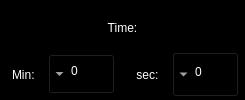
           <widget class="QFrame" name="frame_5">
            <property name="styleSheet">
             <string notr="true">background-color: #000000;
border-right: 0;</string>
            </property>
            <property name="frameShape">
             <enum>QFrame::StyledPanel</enum>
            </property>
            <property name="frameShadow">
             <enum>QFrame::Raised</enum>
            </property>
            <layout class="QVBoxLayout" name="verticalLayout_5">
             <property name="spacing">
              <number>0</number>
             </property>
             <property name="leftMargin">
              <number>0</number>
             </property>
             <property name="topMargin">
              <number>0</number>
             </property>
             <property name="rightMargin">
              <number>0</number>
             </property>
             <property name="bottomMargin">
              <number>0</number>
             </property>
             <item>
              <widget class="QFrame" name="frame_14">
               <property name="styleSheet">
                <string notr="true">background-color:#000000;</string>
               </property>
               <property name="frameShape">
                <enum>QFrame::StyledPanel</enum>
               </property>
               <property name="frameShadow">
                <enum>QFrame::Raised</enum>
               </property>
               <layout class="QVBoxLayout" name="verticalLayout_6">
                <property name="spacing">
                 <number>0</number>
                </property>
                <property name="leftMargin">
                 <number>0</number>
                </property>
                <property name="topMargin">
                 <number>5</number>
                </property>
                <property name="rightMargin">
                 <number>0</number>
                </property>
                <property name="bottomMargin">
                 <number>0</number>
                </property>
                <item>
                 <widget class="QLabel" name="lblTimeFight">
                  <property name="styleSheet">
                   <string notr="true">font: 87 14pt &quot;Arial Black&quot;;
color: rgb(255, 255, 255);</string>
                  </property>
                  <property name="text">
                   <string>Time:</string>
                  </property>
                  <property name="alignment">
                   <set>Qt::AlignCenter</set>
                  </property>
                 </widget>
                </item>
               </layout>
              </widget>
             </item>
             <item>
              <widget class="QFrame" name="frame_15">
               <property name="maximumSize">
                <size>
                 <width>16777215</width>
                 <height>60</height>
                </size>
               </property>
               <property name="styleSheet">
                <string notr="true">background-color:#000000;</string>
               </property>
               <property name="frameShape">
                <enum>QFrame::StyledPanel</enum>
               </property>
               <property name="frameShadow">
                <enum>QFrame::Raised</enum>
               </property>
               <layout class="QHBoxLayout" name="horizontalLayout_4">
                <property name="spacing">
                 <number>10</number>
                </property>
                <property name="leftMargin">
                 <number>0</number>
                </property>
                <property name="topMargin">
                 <number>0</number>
                </property>
                <property name="rightMargin">
                 <number>0</number>
                </property>
                <property name="bottomMargin">
                 <number>0</number>
                </property>
                <item>
                 <widget class="QFrame" name="frame_16">
                  <property name="styleSheet">
                   <string notr="true">background-color:#000000;</string>
                  </property>
                  <property name="frameShape">
                   <enum>QFrame::StyledPanel</enum>
                  </property>
                  <property name="frameShadow">
                   <enum>QFrame::Raised</enum>
                  </property>
                  <layout class="QHBoxLayout" name="horizontalLayout_6">
                   <property name="spacing">
                    <number>10</number>
                   </property>
                   <property name="leftMargin">
                    <number>9</number>
                   </property>
                   <property name="topMargin">
                    <number>0</number>
                   </property>
                   <property name="rightMargin">
                    <number>0</number>
                   </property>
                   <property name="bottomMargin">
                    <number>0</number>
                   </property>
                   <item>
                    <widget class="QLabel" name="lblFightMinutes">
                     <property name="styleSheet">
                      <string notr="true">font: 87 10pt &quot;Arial Black&quot;;
color: rgb(255, 255, 255);
border: 0;
</string>
                     </property>
                     <property name="text">
                      <string>Min: </string>
                     </property>
                     <property name="buddy">
                      <cstring>comboFightMinutes</cstring>
                     </property>
                    </widget>
                   </item>
                   <item>
                    <widget class="QComboBox" name="comboFightMinutes">
                     <property name="minimumSize">
                      <size>
                       <width>67</width>
                       <height>40</height>
                      </size>
                     </property>
                     <property name="cursor">
                      <cursorShape>PointingHandCursor</cursorShape>
                     </property>
                     <property name="mouseTracking">
                      <bool>true</bool>
                     </property>
                     <property name="tabletTracking">
                      <bool>true</bool>
                     </property>
                     <property name="layoutDirection">
                      <enum>Qt::RightToLeft</enum>
                     </property>
                     <property name="styleSheet">
                      <string notr="true">padding: 5px 6px 11px;
color: white;
font: 16pt &quot;Arial&quot;;</string>
                     </property>
                     <item>
                      <property name="text">
                       <string>0</string>
                      </property>
                     </item>
                     <item>
                      <property name="text">
                       <string>1</string>
                      </property>
                     </item>
                     <item>
                      <property name="text">
                       <string>2</string>
                      </property>
                     </item>
                     <item>
                      <property name="text">
                       <string>3</string>
                      </property>
                     </item>
                     <item>
                      <property name="text">
                       <string>4</string>
                      </property>
                     </item>
                     <item>
                      <property name="text">
                       <string>5</string>
                      </property>
                     </item>
                     <item>
                      <property name="text">
                       <string>6</string>
                      </property>
                     </item>
                     <item>
                      <property name="text">
                       <string>7</string>
                      </property>
                     </item>
                     <item>
                      <property name="text">
                       <string>8</string>
                      </property>
                     </item>
                     <item>
                      <property name="text">
                       <string>9</string>
                      </property>
                     </item>
                     <item>
                      <property name="text">
                       <string>10</string>
                      </property>
                     </item>
                     <item>
                      <property name="text">
                       <string>11</string>
                      </property>
                     </item>
                     <item>
                      <property name="text">
                       <string>12</string>
                      </property>
                     </item>
                     <item>
                      <property name="text">
                       <string>13</string>
                      </property>
                     </item>
                     <item>
                      <property name="text">
                       <string>14</string>
                      </property>
                     </item>
                     <item>
                      <property name="text">
                       <string>15</string>
                      </property>
                     </item>
                     <item>
                      <property name="text">
                       <string>16</string>
                      </property>
                     </item>
                     <item>
                      <property name="text">
                       <string>17</string>
                      </property>
                     </item>
                     <item>
                      <property name="text">
                       <string>18</string>
                      </property>
                     </item>
                     <item>
                      <property name="text">
                       <string>19</string>
                      </property>
                     </item>
                     <item>
                      <property name="text">
                       <string>20</string>
                      </property>
                     </item>
                     <item>
                      <property name="text">
                       <string>21</string>
                      </property>
                     </item>
                     <item>
                      <property name="text">
                       <string>22</string>
                      </property>
                     </item>
                     <item>
                      <property name="text">
                       <string>23</string>
                      </property>
                     </item>
                     <item>
                      <property name="text">
                       <string>24</string>
                      </property>
                     </item>
                     <item>
                      <property name="text">
                       <string>25</string>
                      </property>
                     </item>
                     <item>
                      <property name="text">
                       <string>26</string>
                      </property>
                     </item>
                     <item>
                      <property name="text">
                       <string>27</string>
                      </property>
                     </item>
                     <item>
                      <property name="text">
                       <string>28</string>
                      </property>
                     </item>
                     <item>
                      <property name="text">
                       <string>29</string>
                      </property>
                     </item>
                     <item>
                      <property name="text">
                       <string>30</string>
                      </property>
                     </item>
                     <item>
                      <property name="text">
                       <string>31</string>
                      </property>
                     </item>
                     <item>
                      <property name="text">
                       <string>32</string>
                      </property>
                     </item>
                     <item>
                      <property name="text">
                       <string>33</string>
                      </property>
                     </item>
                     <item>
                      <property name="text">
                       <string>34</string>
                      </property>
                     </item>
                     <item>
                      <property name="text">
                       <string>35</string>
                      </property>
                     </item>
                     <item>
                      <property name="text">
                       <string>36</string>
                      </property>
                     </item>
                     <item>
                      <property name="text">
                       <string>37</string>
                      </property>
                     </item>
                     <item>
                      <property name="text">
                       <string>38</string>
                      </property>
                     </item>
                     <item>
                      <property name="text">
                       <string>39</string>
                      </property>
                     </item>
                     <item>
                      <property name="text">
                       <string>40</string>
                      </property>
                     </item>
                     <item>
                      <property name="text">
                       <string>41</string>
                      </property>
                     </item>
                     <item>
                      <property name="text">
                       <string>42</string>
                      </property>
                     </item>
                     <item>
                      <property name="text">
                       <string>43</string>
                      </property>
                     </item>
                     <item>
                      <property name="text">
                       <string>44</string>
                      </property>
                     </item>
                     <item>
                      <property name="text">
                       <string>45</string>
                      </property>
                     </item>
                     <item>
                      <property name="text">
                       <string>46</string>
                      </property>
                     </item>
                     <item>
                      <property name="text">
                       <string>47</string>
                      </property>
                     </item>
                     <item>
                      <property name="text">
                       <string>48</string>
                      </property>
                     </item>
                     <item>
                      <property name="text">
                       <string>49</string>
                      </property>
                     </item>
                     <item>
                      <property name="text">
                       <string>50</string>
                      </property>
                     </item>
                     <item>
                      <property name="text">
                       <string>51</string>
                      </property>
                     </item>
                     <item>
                      <property name="text">
                       <string>52</string>
                      </property>
                     </item>
                     <item>
                      <property name="text">
                       <string>53</string>
                      </property>
                     </item>
                     <item>
                      <property name="text">
                       <string>54</string>
                      </property>
                     </item>
                     <item>
                      <property name="text">
                       <string>55</string>
                      </property>
                     </item>
                     <item>
                      <property name="text">
                       <string>56</string>
                      </property>
                     </item>
                     <item>
                      <property name="text">
                       <string>57</string>
                      </property>
                     </item>
                     <item>
                      <property name="text">
                       <string>58</string>
                      </property>
                     </item>
                     <item>
                      <property name="text">
                       <string>59</string>
                      </property>
                     </item>
                    </widget>
                   </item>
                  </layout>
                 </widget>
                </item>
                <item>
                 <widget class="QFrame" name="frame_17">
                  <property name="styleSheet">
                   <string notr="true">background-color:#000000;</string>
                  </property>
                  <property name="frameShape">
                   <enum>QFrame::StyledPanel</enum>
                  </property>
                  <property name="frameShadow">
                   <enum>QFrame::Raised</enum>
                  </property>
                  <layout class="QHBoxLayout" name="horizontalLayout_5">
                   <property name="spacing">
                    <number>10</number>
                   </property>
                   <property name="leftMargin">
                    <number>9</number>
                   </property>
                   <property name="topMargin">
                    <number>0</number>
                   </property>
                   <property name="rightMargin">
                    <number>3</number>
                   </property>
                   <property name="bottomMargin">
                    <number>0</number>
                   </property>
                   <item>
                    <widget class="QLabel" name="lblFightSecond">
                     <property name="tabletTracking">
                      <bool>false</bool>
                     </property>
                     <property name="styleSheet">
                      <string notr="true">font: 87 10pt &quot;Arial Black&quot;;
color: rgb(255, 255, 255);
border: 0;
</string>
                     </property>
                     <property name="text">
                      <string>sec: </string>
                     </property>
                     <property name="alignment">
                      <set>Qt::AlignCenter</set>
                     </property>
                     <property name="buddy">
                      <cstring>comboFightSecond</cstring>
                     </property>
                    </widget>
                   </item>
                   <item>
                    <widget class="QComboBox" name="comboFightSecond">
                     <property name="sizePolicy">
                      <sizepolicy hsizetype="Preferred" vsizetype="Fixed">
                       <horstretch>0</horstretch>
                       <verstretch>0</verstretch>
                      </sizepolicy>
                     </property>
                     <property name="minimumSize">
                      <size>
                       <width>67</width>
                       <height>40</height>
                      </size>
                     </property>
                     <property name="maximumSize">
                      <size>
                       <width>16777215</width>
                       <height>45</height>
                      </size>
                     </property>
                     <property name="cursor">
                      <cursorShape>PointingHandCursor</cursorShape>
                     </property>
                     <property name="mouseTracking">
                      <bool>true</bool>
                     </property>
                     <property name="tabletTracking">
                      <bool>true</bool>
                     </property>
                     <property name="layoutDirection">
                      <enum>Qt::RightToLeft</enum>
                     </property>
                     <property name="styleSheet">
                      <string notr="true">padding: 5px 6px 11px;
color: white;
font: 16pt &quot;Arial&quot;;</string>
                     </property>
                     <property name="currentIndex">
                      <number>0</number>
                     </property>
                     <property name="iconSize">
                      <size>
                       <width>16</width>
                       <height>16</height>
                      </size>
                     </property>
                     <property name="duplicatesEnabled">
                      <bool>false</bool>
                     </property>
                     <property name="frame">
                      <bool>true</bool>
                     </property>
                     <property name="modelColumn">
                      <number>0</number>
                     </property>
                     <item>
                      <property name="text">
                       <string>0</string>
                      </property>
                     </item>
                     <item>
                      <property name="text">
                       <string>1</string>
                      </property>
                     </item>
                     <item>
                      <property name="text">
                       <string>2</string>
                      </property>
                     </item>
                     <item>
                      <property name="text">
                       <string>3</string>
                      </property>
                     </item>
                     <item>
                      <property name="text">
                       <string>4</string>
                      </property>
                     </item>
                     <item>
                      <property name="text">
                       <string>5</string>
                      </property>
                     </item>
                     <item>
                      <property name="text">
                       <string>6</string>
                      </property>
                     </item>
                     <item>
                      <property name="text">
                       <string>7</string>
                      </property>
                     </item>
                     <item>
                      <property name="text">
                       <string>8</string>
                      </property>
                     </item>
                     <item>
                      <property name="text">
                       <string>9</string>
                      </property>
                     </item>
                     <item>
                      <property name="text">
                       <string>10</string>
                      </property>
                     </item>
                     <item>
                      <property name="text">
                       <string>11</string>
                      </property>
                     </item>
                     <item>
                      <property name="text">
                       <string>12</string>
                      </property>
                     </item>
                     <item>
                      <property name="text">
                       <string>13</string>
                      </property>
                     </item>
                     <item>
                      <property name="text">
                       <string>14</string>
                      </property>
                     </item>
                     <item>
                      <property name="text">
                       <string>15</string>
                      </property>
                     </item>
                     <item>
                      <property name="text">
                       <string>16</string>
                      </property>
                     </item>
                     <item>
                      <property name="text">
                       <string>17</string>
                      </property>
                     </item>
                     <item>
                      <property name="text">
                       <string>18</string>
                      </property>
                     </item>
                     <item>
                      <property name="text">
                       <string>19</string>
                      </property>
                     </item>
                     <item>
                      <property name="text">
                       <string>20</string>
                      </property>
                     </item>
                     <item>
                      <property name="text">
                       <string>21</string>
                      </property>
                     </item>
                     <item>
                      <property name="text">
                       <string>22</string>
                      </property>
                     </item>
                     <item>
                      <property name="text">
                       <string>23</string>
                      </property>
                     </item>
                     <item>
                      <property name="text">
                       <string>24</string>
                      </property>
                     </item>
                     <item>
                      <property name="text">
                       <string>25</string>
                      </property>
                     </item>
                     <item>
                      <property name="text">
                       <string>26</string>
                      </property>
                     </item>
                     <item>
                      <property name="text">
                       <string>27</string>
                      </property>
                     </item>
                     <item>
                      <property name="text">
                       <string>28</string>
                      </property>
                     </item>
                     <item>
                      <property name="text">
                       <string>29</string>
                      </property>
                     </item>
                     <item>
                      <property name="text">
                       <string>30</string>
                      </property>
                     </item>
                     <item>
                      <property name="text">
                       <string>31</string>
                      </property>
                     </item>
                     <item>
                      <property name="text">
                       <string>32</string>
                      </property>
                     </item>
                     <item>
                      <property name="text">
                       <string>33</string>
                      </property>
                     </item>
                     <item>
                      <property name="text">
                       <string>34</string>
                      </property>
                     </item>
                     <item>
                      <property name="text">
                       <string>35</string>
                      </property>
                     </item>
                     <item>
                      <property name="text">
                       <string>36</string>
                      </property>
                     </item>
                     <item>
                      <property name="text">
                       <string>37</string>
                      </property>
                     </item>
                     <item>
                      <property name="text">
                       <string>38</string>
                      </property>
                     </item>
                     <item>
                      <property name="text">
                       <string>39</string>
                      </property>
                     </item>
                     <item>
                      <property name="text">
                       <string>40</string>
                      </property>
                     </item>
                     <item>
                      <property name="text">
                       <string>41</string>
                      </property>
                     </item>
                     <item>
                      <property name="text">
                       <string>42</string>
                      </property>
                     </item>
                     <item>
                      <property name="text">
                       <string>43</string>
                      </property>
                     </item>
                     <item>
                      <property name="text">
                       <string>44</string>
                      </property>
                     </item>
                     <item>
                      <property name="text">
                       <string>45</string>
                      </property>
                     </item>
                     <item>
                      <property name="text">
                       <string>46</string>
                      </property>
                     </item>
                     <item>
                      <property name="text">
                       <string>47</string>
                      </property>
                     </item>
                     <item>
                      <property name="text">
                       <string>48</string>
                      </property>
                     </item>
                     <item>
                      <property name="text">
                       <string>49</string>
                      </property>
                     </item>
                     <item>
                      <property name="text">
                       <string>50</string>
                      </property>
                     </item>
                     <item>
                      <property name="text">
                       <string>51</string>
                      </property>
                     </item>
                     <item>
                      <property name="text">
                       <string>52</string>
                      </property>
                     </item>
                     <item>
                      <property name="text">
                       <string>53</string>
                      </property>
                     </item>
                     <item>
                      <property name="text">
                       <string>54</string>
                      </property>
                     </item>
                     <item>
                      <property name="text">
                       <string>55</string>
                      </property>
                     </item>
                     <item>
                      <property name="text">
                       <string>56</string>
                      </property>
                     </item>
                     <item>
                      <property name="text">
                       <string>57</string>
                      </property>
                     </item>
                     <item>
                      <property name="text">
                       <string>58</string>
                      </property>
                     </item>
                     <item>
                      <property name="text">
                       <string>59</string>
                      </property>
                     </item>
                    </widget>
                   </item>
                  </layout>
                 </widget>
                </item>
               </layout>
              </widget>
             </item>
            </layout>
           </widget>
